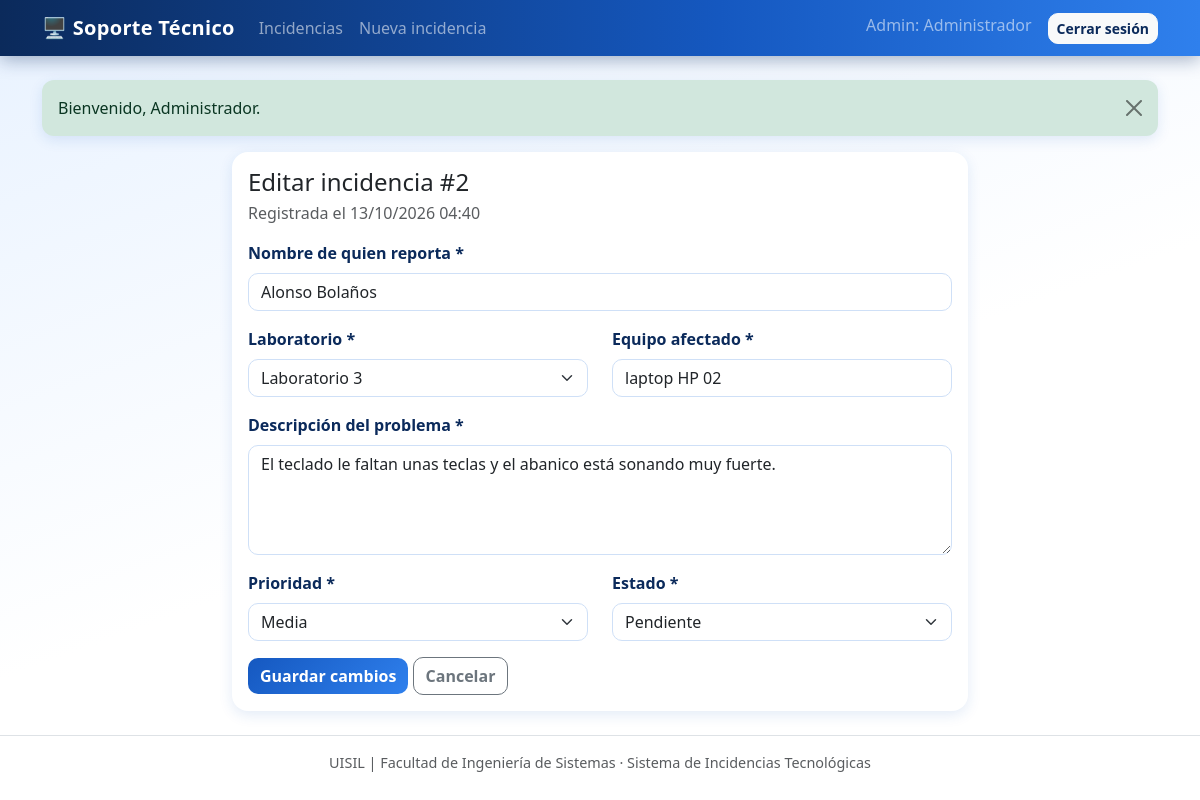
The app's page /editar.php?id=2 (signed in) with its own data.
### tables this page shows
CREATE TABLE `incidencias` (
  `id` int(11) NOT NULL,
  `reportante` varchar(100) NOT NULL,
  `laboratorio` varchar(50) NOT NULL,
  `equipo` varchar(100) NOT NULL,
  `descripcion` text NOT NULL,
  `prioridad` enum('Baja','Media','Alta') NOT NULL,
  `estado` enum('Pendiente','En proceso','Resuelta') NOT NULL,
  `fecha_registro` timestamp NOT NULL DEFAULT current_timestamp()
);

### includes/auth.php (called while the page is built, shortened)
<?php
function e($valor) {
    return htmlspecialchars($valor ?? '', ENT_QUOTES, 'UTF-8');
}

### config/conexion.php (called while the page is built, shortened)
<?php
$LABORATORIOS = ["Laboratorio 1", "Laboratorio 2", "Laboratorio 3", "Laboratorio 4"];
$PRIORIDADES  = ["Baja", "Media", "Alta"];
$ESTADOS      = ["Pendiente", "En proceso", "Resuelta"];

### editar.php (the view, shortened to what this page needs)
<?php
require_once 'config/conexion.php';
require_once 'includes/auth.php';
$id = (int)($_GET['id'] ?? $_POST['id'] ?? 0);
$stmt = $conexion->prepare("SELECT * FROM incidencias WHERE id = ?");
$stmt->bind_param("i", $id);
$stmt->execute();
$incidencia = $stmt->get_result()->fetch_assoc();
$datos = $incidencia;
include 'includes/header.php';
?>
<div class="row justify-content-center">
  <div class="col-lg-8">
    <div class="card">
      <div class="card-body">
        <h2 class="h4 mb-1">Editar incidencia #<?= (int)$id ?></h2>
        <p class="text-muted">Registrada el <?= e(date('d/m/Y H:i', strtotime($incidencia['fecha_registro']))) ?></p>
        <form method="post" novalidate>
          <div class="mb-3">
            <label class="form-label">Nombre de quien reporta *</label>
            <input type="text" name="reportante" class="form-control" maxlength="100" value="<?= e($datos['reportante']) ?>">
          </div>
          <div class="row">
            <div class="col-md-6 mb-3">
              <label class="form-label">Laboratorio *</label>
              <select name="laboratorio" class="form-select">
                <?php foreach ($LABORATORIOS as $l): ?>
                  <option value="<?= e($l) ?>" <?= $datos['laboratorio'] === $l ? 'selected' : '' ?>><?= e($l) ?></option>
                <?php endforeach; ?>
              </select>
            </div>
            <div class="col-md-6 mb-3">
              <label class="form-label">Equipo afectado *</label>
              <input type="text" name="equipo" class="form-control" maxlength="100" value="<?= e($datos['equipo']) ?>">
            </div>
          </div>
          <div class="mb-3">
            <label class="form-label">Descripción del problema *</label>
            <textarea name="descripcion" rows="4" class="form-control"><?= e($datos['descripcion']) ?></textarea>
          </div>
          <div class="row">
            <div class="col-md-6 mb-3">
              <label class="form-label">Prioridad *</label>
              <select name="prioridad" class="form-select">
                <?php foreach ($PRIORIDADES as $p): ?>
                  <option value="<?= e($p) ?>" <?= $datos['prioridad'] === $p ? 'selected' : '' ?>><?= e($p) ?></option>
                <?php endforeach; ?>
              </select>
            </div>
            <div class="col-md-6 mb-3">
              <label class="form-label">Estado *</label>
              <select name="estado" class="form-select">
                <?php foreach ($ESTADOS as $s): ?>
                  <option value="<?= e($s) ?>" <?= $datos['estado'] === $s ? 'selected' : '' ?>><?= e($s) ?></option>
                <?php endforeach; ?>
              </select>
            </div>
          </div>
          <button type="submit" class="btn btn-primary">Guardar cambios</button>
          <a href="index.php" class="btn btn-outline-secondary">Cancelar</a>
        </form>
      </div>
    </div>
  </div>
</div>
<?php include 'includes/footer.php'; ?>

### css/estilos.css (style rules this page uses)
:root { --azul-900: #0b2a5b; --azul-700: #1558c0; --azul-500: #2f80ed; --azul-300: #8ec1ff; --azul-100: #e8f2ff; --blanco: #ffffff; --texto: #1c2b45; --sombra: 0 4px 14px rgba(21, 88, 192, .12); --sombra-fuerte: 0 12px 28px rgba(21, 88, 192, .25); --transicion: .25s cubic-bezier(.2, .8, .2, 1); }
body { background: linear-gradient(160deg, var(--azul-100) 0%, var(--blanco) 55%); background-attachment: fixed; color: var(--texto); font-family: "Segoe UI", system-ui, -apple-system, Roboto, sans-serif; min-height: 100vh; }
main > * { animation: aparecer .5s ease both; }
main > *:nth-child(2) { animation-delay: .08s; }
h2 { color: var(--azul-900); font-weight: 700; }
.card { border: 0; border-radius: 16px; background: var(--blanco); box-shadow: var(--sombra); transition: transform var(--transicion), box-shadow var(--transicion); }
.btn { border-radius: 10px; font-weight: 600; transition: transform var(--transicion), box-shadow var(--transicion), background-color var(--transicion), color var(--transicion); }
.btn-primary { background: linear-gradient(135deg, var(--azul-700), var(--azul-500)); border: 0; }
.form-label { font-weight: 600; color: var(--azul-900); }
.form-control, .form-select { border-radius: 10px; border: 1.5px solid #cfe0f7; transition: transform var(--transicion), border-color var(--transicion), box-shadow var(--transicion); }

### records on screen
incidencias: fecha_registro "13/10/2026 04:40", reportante "Alonso Bolaños", equipo "laptop HP 02", descripcion "El teclado le faltan unas teclas y el abanico está sonando muy fuerte."

### other values on screen
$_SESSION['usuario_nombre'] "Administrador"
$_SESSION['msg'][1] "Bienvenido, Administrador."
$id "2"
form field laboratorio "Laboratorio 3"
form field prioridad "Media"
form field estado "Pendiente"
